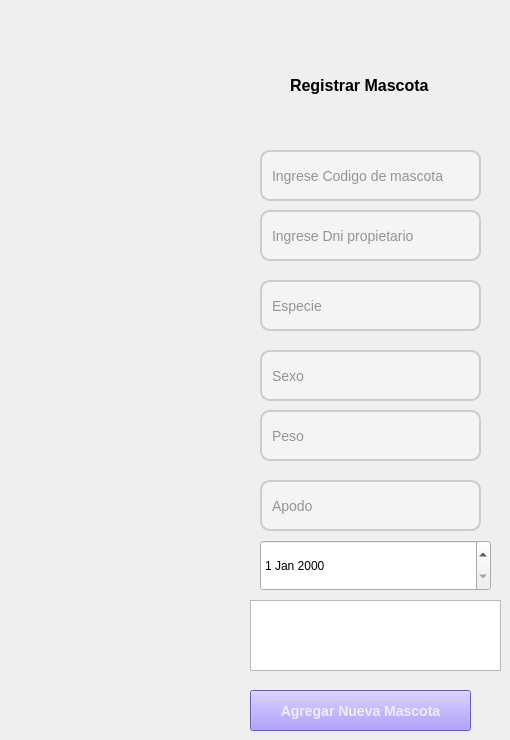
       <widget class="QWidget" name="page_AgregarMascota">
        <widget class="QLineEdit" name="txtCodMascotaAgregar">
         <property name="geometry">
          <rect>
           <x>260</x>
           <y>150</y>
           <width>221</width>
           <height>51</height>
          </rect>
         </property>
         <property name="styleSheet">
          <string notr="true">QLineEdit {
    background-color: #f4f4f4; /* Fondo claro */
    color: #333; /* Texto oscuro */
    border: 2px solid #ccc; /* Borde inicial */
    border-radius: 10px; /* Bordes redondeados */
    padding: 8px; /* Espaciado interno */
    font-size: 14px; /* Tamaño de texto */
    font-family: &quot;Arial&quot;, sans-serif; /* Fuente limpia y moderna */
}

QLineEdit:focus {
    border: 2px solid #6200ee; /* Cambia el color del borde al enfocarse */
    background-color: #ffffff; /* Fondo blanco al enfocarse */
    color: #000; /* Texto más oscuro */
}</string>
         </property>
         <property name="placeholderText">
          <string>Ingrese Codigo de mascota</string>
         </property>
        </widget>
        <widget class="QLineEdit" name="txtDniMascoAgregar">
         <property name="geometry">
          <rect>
           <x>260</x>
           <y>210</y>
           <width>221</width>
           <height>51</height>
          </rect>
         </property>
         <property name="styleSheet">
          <string notr="true">QLineEdit {
    background-color: #f4f4f4; /* Fondo claro */
    color: #333; /* Texto oscuro */
    border: 2px solid #ccc; /* Borde inicial */
    border-radius: 10px; /* Bordes redondeados */
    padding: 8px; /* Espaciado interno */
    font-size: 14px; /* Tamaño de texto */
    font-family: &quot;Arial&quot;, sans-serif; /* Fuente limpia y moderna */
}

QLineEdit:focus {
    border: 2px solid #6200ee; /* Cambia el color del borde al enfocarse */
    background-color: #ffffff; /* Fondo blanco al enfocarse */
    color: #000; /* Texto más oscuro */
}</string>
         </property>
         <property name="placeholderText">
          <string>Ingrese Dni propietario</string>
         </property>
        </widget>
        <widget class="QLineEdit" name="txtRazaAgregar_2">
         <property name="geometry">
          <rect>
           <x>260</x>
           <y>280</y>
           <width>221</width>
           <height>51</height>
          </rect>
         </property>
         <property name="styleSheet">
          <string notr="true">QLineEdit {
    background-color: #f4f4f4; /* Fondo claro */
    color: #333; /* Texto oscuro */
    border: 2px solid #ccc; /* Borde inicial */
    border-radius: 10px; /* Bordes redondeados */
    padding: 8px; /* Espaciado interno */
    font-size: 14px; /* Tamaño de texto */
    font-family: &quot;Arial&quot;, sans-serif; /* Fuente limpia y moderna */
}

QLineEdit:focus {
    border: 2px solid #6200ee; /* Cambia el color del borde al enfocarse */
    background-color: #ffffff; /* Fondo blanco al enfocarse */
    color: #000; /* Texto más oscuro */
}</string>
         </property>
         <property name="text">
          <string/>
         </property>
         <property name="placeholderText">
          <string>Especie</string>
         </property>
        </widget>
        <widget class="QLineEdit" name="txtGeneroAgregar">
         <property name="geometry">
          <rect>
           <x>260</x>
           <y>350</y>
           <width>221</width>
           <height>51</height>
          </rect>
         </property>
         <property name="styleSheet">
          <string notr="true">QLineEdit {
    background-color: #f4f4f4; /* Fondo claro */
    color: #333; /* Texto oscuro */
    border: 2px solid #ccc; /* Borde inicial */
    border-radius: 10px; /* Bordes redondeados */
    padding: 8px; /* Espaciado interno */
    font-size: 14px; /* Tamaño de texto */
    font-family: &quot;Arial&quot;, sans-serif; /* Fuente limpia y moderna */
}

QLineEdit:focus {
    border: 2px solid #6200ee; /* Cambia el color del borde al enfocarse */
    background-color: #ffffff; /* Fondo blanco al enfocarse */
    color: #000; /* Texto más oscuro */
}</string>
         </property>
         <property name="text">
          <string/>
         </property>
         <property name="placeholderText">
          <string>Sexo</string>
         </property>
        </widget>
        <widget class="QLineEdit" name="txtPesoAgregar">
         <property name="geometry">
          <rect>
           <x>260</x>
           <y>410</y>
           <width>221</width>
           <height>51</height>
          </rect>
         </property>
         <property name="styleSheet">
          <string notr="true">QLineEdit {
    background-color: #f4f4f4; /* Fondo claro */
    color: #333; /* Texto oscuro */
    border: 2px solid #ccc; /* Borde inicial */
    border-radius: 10px; /* Bordes redondeados */
    padding: 8px; /* Espaciado interno */
    font-size: 14px; /* Tamaño de texto */
    font-family: &quot;Arial&quot;, sans-serif; /* Fuente limpia y moderna */
}

QLineEdit:focus {
    border: 2px solid #6200ee; /* Cambia el color del borde al enfocarse */
    background-color: #ffffff; /* Fondo blanco al enfocarse */
    color: #000; /* Texto más oscuro */
}</string>
         </property>
         <property name="text">
          <string/>
         </property>
         <property name="placeholderText">
          <string>Peso</string>
         </property>
        </widget>
        <widget class="QDateEdit" name="txtFechaNacimientoAgregar">
         <property name="geometry">
          <rect>
           <x>260</x>
           <y>540</y>
           <width>231</width>
           <height>51</height>
          </rect>
         </property>
        </widget>
        <widget class="QPushButton" name="btnAgregarMascota">
         <property name="geometry">
          <rect>
           <x>250</x>
           <y>690</y>
           <width>221</width>
           <height>41</height>
          </rect>
         </property>
         <property name="styleSheet">
          <string notr="true">
QPushButton {
   color: rgb(239, 238, 255);
background-color: rgb(145, 123, 255);
  

    padding: 10px; 
    font-size: 14px; 
    font-weight: bold; 
 
}

QPushButton:hover {
    background-color: #8793ff; 
    color: white;
}</string>
         </property>
         <property name="text">
          <string>Agregar Nueva Mascota</string>
         </property>
         <property name="icon">
          <iconset>
           <normaloff>../Imagenes/comprobado.png</normaloff>../Imagenes/comprobado.png</iconset>
         </property>
         <property name="iconSize">
          <size>
           <width>30</width>
           <height>30</height>
          </size>
         </property>
        </widget>
        <widget class="QLabel" name="label_8">
         <property name="geometry">
          <rect>
           <x>290</x>
           <y>60</y>
           <width>161</width>
           <height>51</height>
          </rect>
         </property>
         <property name="font">
          <font>
           <pointsize>12</pointsize>
           <bold>true</bold>
          </font>
         </property>
         <property name="text">
          <string>Registrar Mascota</string>
         </property>
         <property name="textFormat">
          <enum>Qt::AutoText</enum>
         </property>
         <property name="wordWrap">
          <bool>false</bool>
         </property>
        </widget>
        <widget class="QLineEdit" name="txtApodoMasco">
         <property name="geometry">
          <rect>
           <x>260</x>
           <y>480</y>
           <width>221</width>
           <height>51</height>
          </rect>
         </property>
         <property name="styleSheet">
          <string notr="true">QLineEdit {
    background-color: #f4f4f4; /* Fondo claro */
    color: #333; /* Texto oscuro */
    border: 2px solid #ccc; /* Borde inicial */
    border-radius: 10px; /* Bordes redondeados */
    padding: 8px; /* Espaciado interno */
    font-size: 14px; /* Tamaño de texto */
    font-family: &quot;Arial&quot;, sans-serif; /* Fuente limpia y moderna */
}

QLineEdit:focus {
    border: 2px solid #6200ee; /* Cambia el color del borde al enfocarse */
    background-color: #ffffff; /* Fondo blanco al enfocarse */
    color: #000; /* Texto más oscuro */
}</string>
         </property>
         <property name="text">
          <string/>
         </property>
         <property name="placeholderText">
          <string>Apodo</string>
         </property>
        </widget>
        <widget class="QTextEdit" name="txtObservacionMasco">
         <property name="geometry">
          <rect>
           <x>250</x>
           <y>600</y>
           <width>251</width>
           <height>71</height>
          </rect>
         </property>
        </widget>
       </widget>
